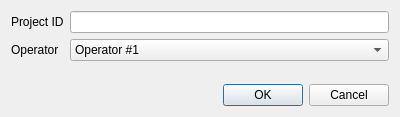
<?xml version="1.0" encoding="UTF-8"?>
<ui version="4.0">
 <class>Dialog</class>
 <widget class="QDialog" name="Dialog">
  <property name="geometry">
   <rect>
    <x>0</x>
    <y>0</y>
    <width>400</width>
    <height>117</height>
   </rect>
  </property>
  <property name="windowTitle">
   <string>Calibration Information</string>
  </property>
  <layout class="QVBoxLayout" name="verticalLayout">
   <item>
    <layout class="QFormLayout" name="formLayout">
     <item row="0" column="0">
      <widget class="QLabel" name="label">
       <property name="text">
        <string>Project ID</string>
       </property>
      </widget>
     </item>
     <item row="0" column="1">
      <widget class="QLineEdit" name="txtProjectId"/>
     </item>
     <item row="1" column="0">
      <widget class="QLabel" name="label_2">
       <property name="text">
        <string>Operator</string>
       </property>
      </widget>
     </item>
     <item row="1" column="1">
      <widget class="QComboBox" name="cmbOperator">
       <item>
        <property name="text">
         <string>Operator #1</string>
        </property>
       </item>
       <item>
        <property name="text">
         <string>Operator #2</string>
        </property>
       </item>
      </widget>
     </item>
    </layout>
   </item>
   <item>
    <widget class="QDialogButtonBox" name="buttonBox">
     <property name="orientation">
      <enum>Qt::Horizontal</enum>
     </property>
     <property name="standardButtons">
      <set>QDialogButtonBox::Cancel|QDialogButtonBox::Ok</set>
     </property>
    </widget>
   </item>
  </layout>
 </widget>
 <resources/>
 <connections>
  <connection>
   <sender>buttonBox</sender>
   <signal>accepted()</signal>
   <receiver>Dialog</receiver>
   <slot>accept()</slot>
   <hints>
    <hint type="sourcelabel">
     <x>248</x>
     <y>254</y>
    </hint>
    <hint type="destinationlabel">
     <x>157</x>
     <y>274</y>
    </hint>
   </hints>
  </connection>
  <connection>
   <sender>buttonBox</sender>
   <signal>rejected()</signal>
   <receiver>Dialog</receiver>
   <slot>reject()</slot>
   <hints>
    <hint type="sourcelabel">
     <x>316</x>
     <y>260</y>
    </hint>
    <hint type="destinationlabel">
     <x>286</x>
     <y>274</y>
    </hint>
   </hints>
  </connection>
 </connections>
</ui>
